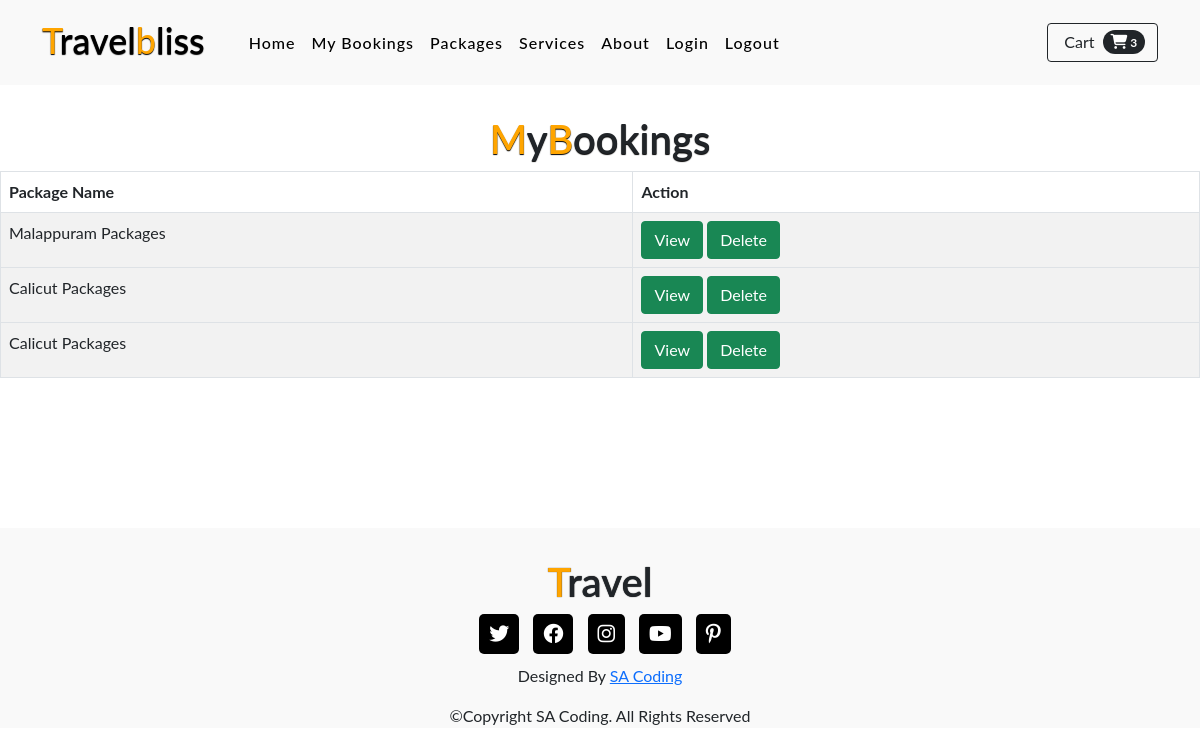
Page /mybooking (signed in) on the committed database.
### travelapp/models.py (models this page shows, shortened)
class Booking(models.Model):
    user=models.ForeignKey(User,on_delete=models.CASCADE)
    package_name=models.ForeignKey(Packages, on_delete=models.CASCADE)
    cart_book=models.ForeignKey(Carts,on_delete=models.CASCADE,null=True)
    first_name = models.CharField(max_length=100)
    last_name = models.CharField(max_length=100)
    phone_number = models.CharField(max_length=15)
    email = models.EmailField()
    address = models.CharField(max_length=255)
    city = models.CharField(max_length=255)
    no_of_persons = models.IntegerField()
    options=(
            ('booked','booked'),
            ( 'cancelled' , 'cancelled'))
    status = models.CharField(max_length=100,choices=options,default='booked')

class Packages(models.Model):
    district_name=models.ForeignKey(District,on_delete=models.CASCADE)
    package_name = models.CharField(max_length=100)
    description = models.CharField(max_length=255)
    price = models.PositiveIntegerField()
    duration = models.CharField(max_length=100)
    image = models.ImageField(upload_to='image',null=True)
    is_active = models.BooleanField(default=True)

### travelapp/views.py (the view)
# urls.py: path('mybooking',views.MyBookingView.as_view(), name='mybooking_view'),
@method_decorator(login_required,name="dispatch")
class MyBookingView(View):
    def get(self,request,*args,**kwargs):
        booking_list=Booking.objects.filter(user=request.user)
        print(booking_list)
        return render(request,'mybooking.html',{'cart':booking_list})

### travelapp/context_processors.py (called while the page is built)
def cart_count_context(request):
    if request.user.is_authenticated:
        count=Carts.objects.filter(user_id=request.user).exclude(status='booked').count()
        return {'count':count}
    else:
        return {'count':0}

### travelapp/templates/mybooking.html (shortened to what this page needs)
{% extends 'index.html' %}
{% block content %}
<!DOCTYPE html>
<html lang="en">
<head>
  <link href="https://cdn.jsdelivr.net/npm/bootstrap@5.0.2/dist/css/bootstrap.min.css" rel="stylesheet"
>
</head>
<body>
   <div class="main-txt">
     <h1><span>M</span>y<span>B</span>ookings<span></h1>
   </div>
   <table  class="table table-striped table-hover table-responsive table-bordered " >
    <thead class="thead-dark">
        <tr>
            <th>Package Name</th>
            <th>Action</th>
        </tr>
    </thead>
    <tbody>
      {% for i in cart %}
      <tr>
        <td>{{i.package_name.package_name}}</td>
        <td>
          <a class="btn btn-success " href="{% url 'booking_detail' i.package_name.id %}">View</a>
          <a class="btn btn-success" href="{% url 'mybooking_delete' i.id %}">Delete</a>
        </td>
      </tr>
    </tbody>
    {% endfor %}
    </table>
</body>
</html>
{% endblock %}

### travelapp/static/style.css (style rules this page uses)
* { margin: 0; padding: 0; box-sizing: border-box; text-decoration: none; list-style: none; scroll-behavior: smooth; font-family: 'Lato', sans-serif; }
.main-txt h1 { text-align: center; margin-top: 30px; font-weight: 600; text-shadow: 0px 1px 1px black; }
.main-txt h1 span { color: #ffa500; }

### rows in the picture
Booking: package_name.package_name "Malappuram Packages"
Booking: package_name.package_name "Calicut Packages"
Booking: package_name.package_name "Calicut Packages"

### other values in the picture
{{ count }} "3"
